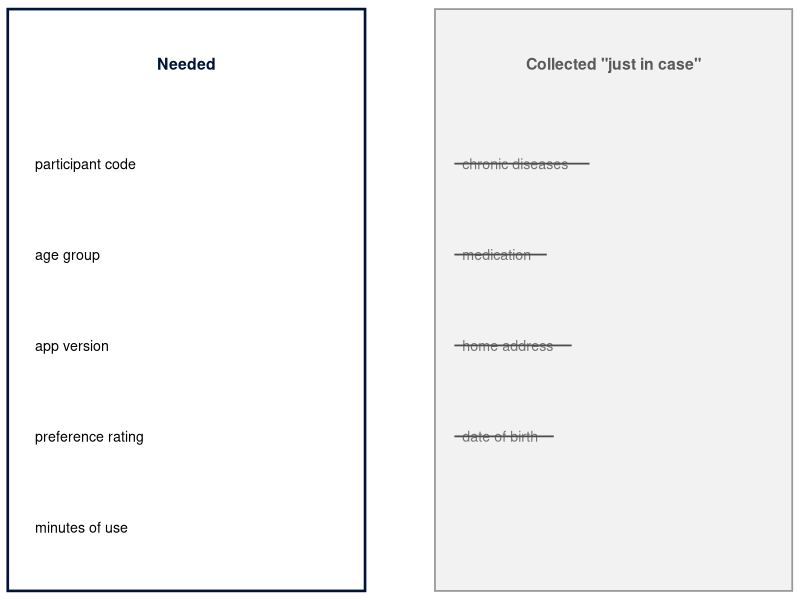
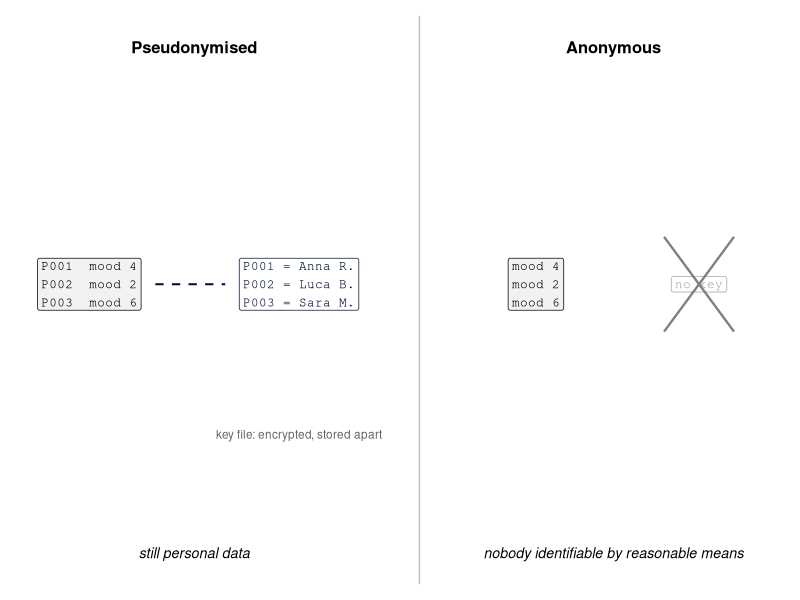
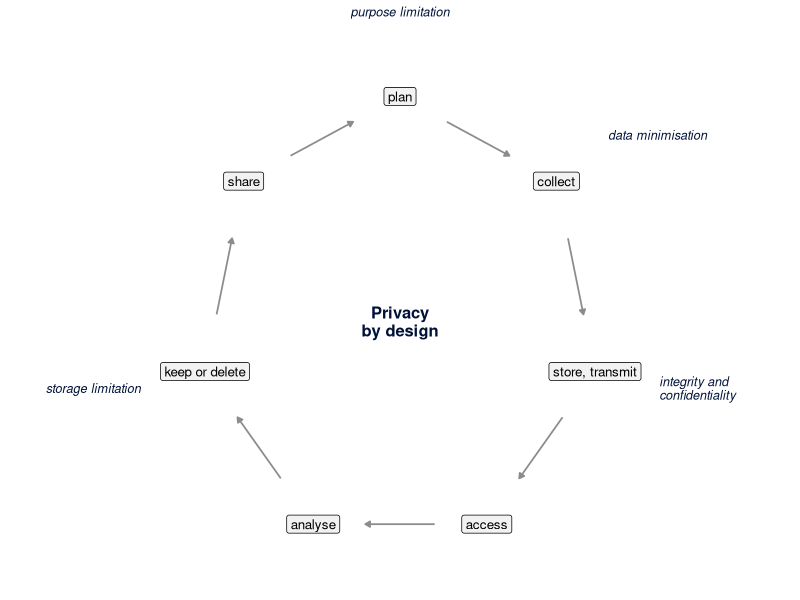
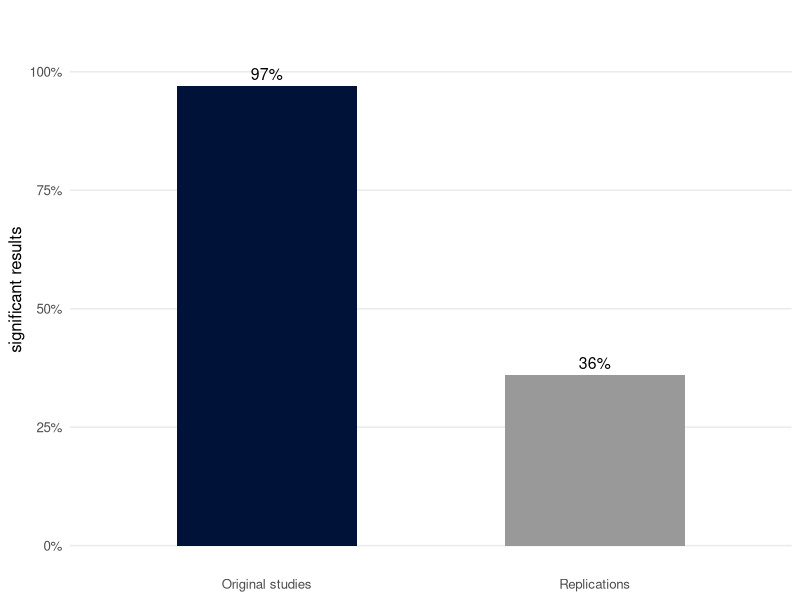
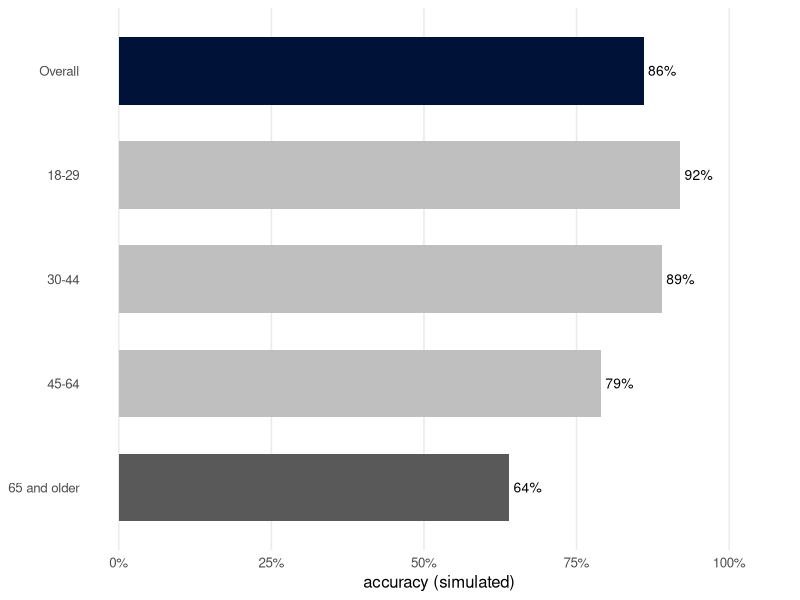

Write R code to recreate these figures, in order.
## ---- chunk 1
#| echo: false
#| message: false
#| cache: false
library(dplyr)
library(ggplot2)
navy <- "#001238"
## ---- chunk 2
#| label: fig-collect-needed
#| echo: false
#| fig-cap: "Study question: which version of the app do users prefer? Left: the variables the question needs. Right: variables collected \"just in case\". They do not help answer the question, and some of them (health information) are particularly sensitive, so they should not be collected."
#| fig-width: 7
#| fig-height: 2.8

needed <- tibble(x = 0.35, y = 4:0,
                 label = c("participant code", "age group", "app version",
                           "preference rating", "minutes of use"))
extra <- tibble(x = 5.85, y = 4:1,
                label = c("chronic diseases", "medication", "home address",
                          "date of birth"),
                width = c(1.54, 0.99, 1.31, 1.08))  # text widths, for the strike

ggplot() +
  annotate("rect", xmin = 0, xmax = 4.6, ymin = -0.7, ymax = 5.7,
           fill = NA, colour = navy, linewidth = 0.9) +
  annotate("rect", xmin = 5.5, xmax = 10.1, ymin = -0.7, ymax = 5.7,
           fill = "grey95", colour = "grey60", linewidth = 0.6) +
  annotate("text", x = 2.3, y = 5.1, label = "Needed",
           fontface = "bold", colour = navy, size = 4) +
  annotate("text", x = 7.8, y = 5.1, label = "Collected \"just in case\"",
           fontface = "bold", colour = "grey35", size = 4) +
  geom_text(data = needed, aes(x, y, label = label), hjust = 0, size = 3.6) +
  geom_text(data = extra, aes(x, y, label = label), hjust = 0, size = 3.6,
            colour = "grey45") +
  geom_segment(data = extra,
               aes(x = x - 0.1, xend = x + width + 0.1,
                   y = y, yend = y),
               colour = "grey30", linewidth = 0.6) +
  coord_cartesian(xlim = c(-0.1, 10.2), ylim = c(-0.8, 5.8), expand = FALSE) +
  theme_void()
## ---- chunk 3
#| label: fig-pseudo-anon
#| echo: false
#| fig-cap: "Pseudonymisation and anonymisation. Left: participants are replaced by codes, and a separate key file, encrypted and stored apart, links each code to a name. The data are still personal data. Right: there is no key, and nobody can be identified by means reasonably likely to be used."
#| fig-width: 7
#| fig-height: 2.4

ggplot() +
  # pseudonymised
  annotate("text", x = 2.5, y = 3.4, label = "Pseudonymised",
           fontface = "bold", size = 4.2) +
  annotate("label", x = 1.15, y = 1.9, family = "mono", size = 3.2,
           fill = "grey95",
           label = "P001  mood 4\nP002  mood 2\nP003  mood 6") +
  annotate("label", x = 3.85, y = 1.9, family = "mono", size = 3.2,
           colour = navy, fill = "white",
           label = "P001 = Anna R.\nP002 = Luca B.\nP003 = Sara M.") +
  annotate("segment", x = 2.0, xend = 2.9, y = 1.9, yend = 1.9,
           linetype = "dashed", colour = navy, linewidth = 0.7) +
  annotate("text", x = 3.85, y = 0.95, label = "key file: encrypted, stored apart",
           size = 3, colour = "grey40") +
  annotate("text", x = 2.5, y = 0.2, label = "still personal data",
           size = 3.6, fontface = "italic") +
  # divider
  annotate("segment", x = 5.4, xend = 5.4, y = 0, yend = 3.6,
           colour = "grey75") +
  # anonymous
  annotate("text", x = 7.9, y = 3.4, label = "Anonymous",
           fontface = "bold", size = 4.2) +
  annotate("label", x = 6.9, y = 1.9, family = "mono", size = 3.2,
           fill = "grey95", label = "mood 4\nmood 2\nmood 6") +
  annotate("label", x = 9.0, y = 1.9, family = "mono", size = 3.2,
           colour = "grey65", fill = "white", label = "no key") +
  annotate("segment", x = c(8.55, 8.55), xend = c(9.45, 9.45),
           y = c(1.6, 2.2), yend = c(2.2, 1.6), colour = "grey50",
           linewidth = 0.8) +
  annotate("text", x = 7.9, y = 0.2,
           label = "nobody identifiable by reasonable means",
           size = 3.6, fontface = "italic") +
  coord_cartesian(xlim = c(0, 10.3), ylim = c(-0.1, 3.7), expand = FALSE) +
  theme_void()
## ---- chunk 4
diary_data <- tibble(
  name = c("Anna R.", "Luca B.", "Sara M."),
  time = c("02/03 07:44", "02/03 07:41", "02/03 07:52"),
  gps_area = c("Venice Lido", "Mestre", "Mestre"),
  age = c(34, 51, 29),
  job = c("paediatric nurse", "bus driver", "student"))

diary_data |> select(-name)
## ---- chunk 5
#| label: fig-life-cycle
#| echo: false
#| fig-cap: "The data life cycle of a study, with the GDPR principles that matter most at each stage. Data protection is planned at the start (privacy by design) and applies until the data are deleted or shared."
#| fig-width: 7
#| fig-height: 4.2

stages <- c("plan", "collect", "store, transmit", "access", "analyse",
            "keep or delete", "share")
k <- length(stages)
ang <- pi / 2 - 2 * pi * (seq_len(k) - 1) / k
nodes <- tibble(stage = stages, x = 3 * cos(ang), y = 2.1 * sin(ang))
arrows <- tibble(x0 = nodes$x, y0 = nodes$y,
                 x1 = nodes$x[c(2:k, 1)], y1 = nodes$y[c(2:k, 1)]) |>
  mutate(xs = x0 + 0.3 * (x1 - x0), ys = y0 + 0.3 * (y1 - y0),
         xe = x0 + 0.7 * (x1 - x0), ye = y0 + 0.7 * (y1 - y0))
principles <- tibble(
  stage = c("plan", "collect", "store, transmit", "keep or delete"),
  label = c("purpose limitation", "data minimisation",
            "integrity and\nconfidentiality", "storage limitation")) |>
  left_join(nodes, by = "stage") |>
  mutate(lx = x * 1.33, ly = y * 1.33 + ifelse(stage == "plan", 0.1, 0),
         hj = case_when(x > 0.5 ~ 0, x < -0.5 ~ 1, .default = 0.5))

ggplot() +
  geom_segment(data = arrows, aes(x = xs, y = ys, xend = xe, yend = ye),
               colour = "grey55", linewidth = 0.6,
               arrow = arrow(length = unit(0.14, "cm"), type = "closed")) +
  geom_label(data = nodes, aes(x, y, label = stage), size = 3.4,
             fill = "grey95") +
  geom_text(data = principles, aes(lx, ly, label = label, hjust = hj),
            size = 3.2, fontface = "italic", colour = navy,
            lineheight = 0.9) +
  annotate("text", x = 0, y = 0, label = "Privacy\nby design",
           fontface = "bold", colour = navy, size = 4.2, lineheight = 0.9) +
  coord_cartesian(xlim = c(-6, 6), ylim = c(-2.6, 3.0), expand = FALSE) +
  theme_void()
## ---- chunk 6
#| label: fig-osc
#| echo: false
#| fig-cap: "Percentage of studies with a statistically significant result, in 100 original psychology studies and in their replications. Data from Open Science Collaboration (2015)."
#| fig-width: 5
#| fig-height: 3

osc <- tibble(set = factor(c("Original studies", "Replications"),
                           levels = c("Original studies", "Replications")),
              pct = c(97, 36))

ggplot(osc, aes(set, pct, fill = set)) +
  geom_col(width = 0.55, show.legend = FALSE) +
  geom_text(aes(label = paste0(pct, "%")), vjust = -0.5, size = 4) +
  scale_fill_manual(values = c(navy, "grey60")) +
  scale_y_continuous(limits = c(0, 108), breaks = seq(0, 100, 25),
                     labels = function(x) paste0(x, "%")) +
  labs(x = NULL, y = "significant results") +
  theme_minimal(base_size = 12) +
  theme(panel.grid.major.x = element_blank(),
        panel.grid.minor = element_blank())
## ---- chunk 7
#| label: fig-accuracy
#| echo: false
#| fig-cap: "Accuracy of a stress-prediction model, overall and by age group (simulated data). The overall figure hides the much lower accuracy for older users."
#| fig-width: 6
#| fig-height: 2.6

acc <- tibble(group = c("Overall", "18-29", "30-44", "45-64", "65 and older"),
              accuracy = c(0.86, 0.92, 0.89, 0.79, 0.64)) |>
  mutate(type = case_when(group == "Overall" ~ "overall",
                          group == "65 and older" ~ "worst",
                          .default = "other"),
         group = factor(group, levels = rev(group)))

ggplot(acc, aes(accuracy, group, fill = type)) +
  geom_col(width = 0.65, show.legend = FALSE) +
  geom_text(aes(label = paste0(round(accuracy * 100), "%")),
            hjust = -0.15, size = 3.5) +
  scale_fill_manual(values = c(overall = navy, worst = "grey35",
                               other = "grey75")) +
  scale_x_continuous(limits = c(0, 1.05), breaks = seq(0, 1, 0.25),
                     labels = function(x) paste0(x * 100, "%")) +
  labs(x = "accuracy (simulated)", y = NULL) +
  theme_minimal(base_size = 12) +
  theme(panel.grid.major.y = element_blank(),
        panel.grid.minor = element_blank())
## ---- chunk 8
#| warning: true
fake <- tibble(id = c("A", "B", "C"),
               mood = c(4, NA, "5"))
mean(fake$mood, na.rm = TRUE)
